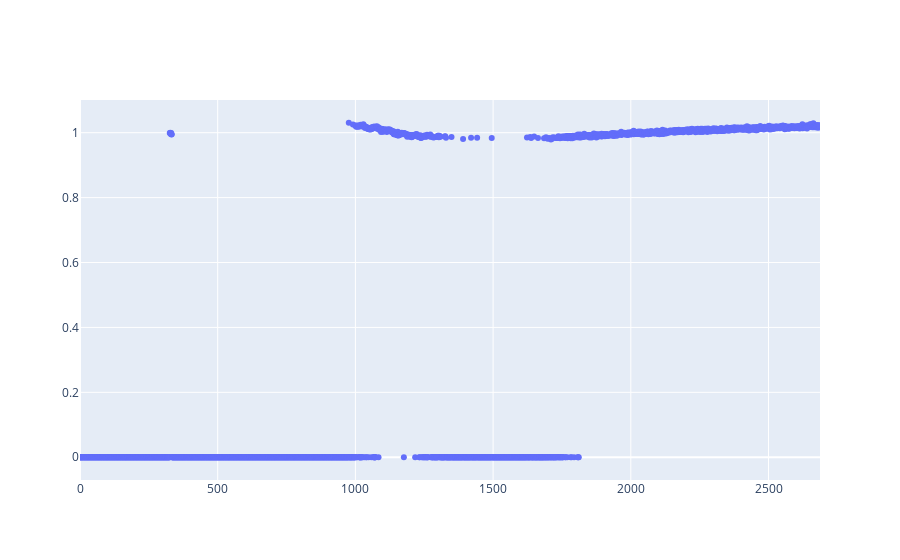

The notebook cell saved with this chart:
### Code cell
import plotly.graph_objects as go

ratios = [frame.get_peak_ratio_sum(prominence=25) for frame in analyzer.frames]

fig = go.Figure()
fig.add_trace(go.Scatter(y=ratios, mode="markers"))
fig.update_layout(
    xaxis=dict(range=[0, len(ratios)]),
)

### Figure 1 — Plotly figure (JSON) as saved in the notebook; plotly's stock layout.template omitted (floating-point values rounded to 4 significant figures; data arrays with more than 128 entries replaced by an {"elided": "..."} marker saying what was removed)
{"data": [{"mode": "markers", "type": "scatter", "y": {"elided": "2687 float values"}}], "layout": {"xaxis": {"range": [0, 2687]}}}
